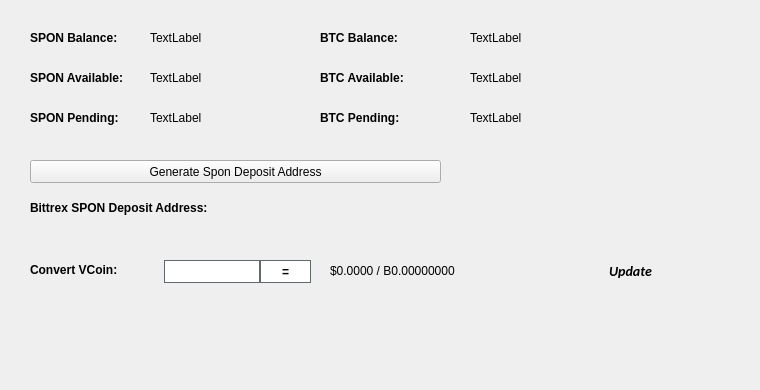
   <widget class="QWidget" name="BalanceTab">
    <attribute name="title">
     <string>Balance</string>
    </attribute>
    <widget class="QLabel" name="BitcoinBalanceLabel">
     <property name="geometry">
      <rect>
       <x>470</x>
       <y>30</y>
       <width>150</width>
       <height>16</height>
      </rect>
     </property>
     <property name="text">
      <string>TextLabel</string>
     </property>
    </widget>
    <widget class="QLabel" name="SPONBalanceLabel">
     <property name="geometry">
      <rect>
       <x>150</x>
       <y>30</y>
       <width>150</width>
       <height>16</height>
      </rect>
     </property>
     <property name="text">
      <string>TextLabel</string>
     </property>
    </widget>
    <widget class="QLabel" name="label_11">
     <property name="geometry">
      <rect>
       <x>30</x>
       <y>30</y>
       <width>101</width>
       <height>16</height>
      </rect>
     </property>
     <property name="font">
      <font>
       <weight>75</weight>
       <bold>true</bold>
      </font>
     </property>
     <property name="text">
      <string>SPON Balance:</string>
     </property>
    </widget>
    <widget class="QLabel" name="label_12">
     <property name="geometry">
      <rect>
       <x>320</x>
       <y>30</y>
       <width>101</width>
       <height>16</height>
      </rect>
     </property>
     <property name="font">
      <font>
       <weight>75</weight>
       <bold>true</bold>
      </font>
     </property>
     <property name="text">
      <string>BTC Balance:</string>
     </property>
    </widget>
    <widget class="QLabel" name="SPONAvailableLabel_2">
     <property name="geometry">
      <rect>
       <x>150</x>
       <y>70</y>
       <width>150</width>
       <height>16</height>
      </rect>
     </property>
     <property name="text">
      <string>TextLabel</string>
     </property>
    </widget>
    <widget class="QLabel" name="label_13">
     <property name="geometry">
      <rect>
       <x>30</x>
       <y>70</y>
       <width>111</width>
       <height>16</height>
      </rect>
     </property>
     <property name="font">
      <font>
       <weight>75</weight>
       <bold>true</bold>
      </font>
     </property>
     <property name="text">
      <string>SPON Available:</string>
     </property>
    </widget>
    <widget class="QLabel" name="label_14">
     <property name="geometry">
      <rect>
       <x>30</x>
       <y>110</y>
       <width>101</width>
       <height>16</height>
      </rect>
     </property>
     <property name="font">
      <font>
       <weight>75</weight>
       <bold>true</bold>
      </font>
     </property>
     <property name="text">
      <string>SPON Pending:</string>
     </property>
    </widget>
    <widget class="QLabel" name="SPONPendingLabel">
     <property name="geometry">
      <rect>
       <x>150</x>
       <y>110</y>
       <width>150</width>
       <height>16</height>
      </rect>
     </property>
     <property name="text">
      <string>TextLabel</string>
     </property>
    </widget>
    <widget class="QLabel" name="label_15">
     <property name="geometry">
      <rect>
       <x>320</x>
       <y>70</y>
       <width>111</width>
       <height>16</height>
      </rect>
     </property>
     <property name="font">
      <font>
       <weight>75</weight>
       <bold>true</bold>
      </font>
     </property>
     <property name="text">
      <string>BTC Available:</string>
     </property>
    </widget>
    <widget class="QLabel" name="BitcoinAvailableLabel">
     <property name="geometry">
      <rect>
       <x>470</x>
       <y>70</y>
       <width>150</width>
       <height>16</height>
      </rect>
     </property>
     <property name="text">
      <string>TextLabel</string>
     </property>
    </widget>
    <widget class="QLabel" name="label_31">
     <property name="geometry">
      <rect>
       <x>320</x>
       <y>110</y>
       <width>111</width>
       <height>16</height>
      </rect>
     </property>
     <property name="font">
      <font>
       <weight>75</weight>
       <bold>true</bold>
      </font>
     </property>
     <property name="text">
      <string>BTC Pending:</string>
     </property>
    </widget>
    <widget class="QLabel" name="BitcoinPendingLabel">
     <property name="geometry">
      <rect>
       <x>470</x>
       <y>110</y>
       <width>150</width>
       <height>16</height>
      </rect>
     </property>
     <property name="text">
      <string>TextLabel</string>
     </property>
    </widget>
    <widget class="QLabel" name="label_33">
     <property name="geometry">
      <rect>
       <x>30</x>
       <y>200</y>
       <width>221</width>
       <height>16</height>
      </rect>
     </property>
     <property name="font">
      <font>
       <weight>75</weight>
       <bold>true</bold>
      </font>
     </property>
     <property name="text">
      <string>Bittrex SPON Deposit Address:</string>
     </property>
    </widget>
    <widget class="QPushButton" name="GenDepositBTN">
     <property name="geometry">
      <rect>
       <x>30</x>
       <y>160</y>
       <width>411</width>
       <height>23</height>
      </rect>
     </property>
     <property name="text">
      <string>Generate Spon Deposit Address</string>
     </property>
     <property name="icon">
      <iconset resource="../spon.qrc">
       <normaloff>:/icons/bitcoin</normaloff>:/icons/bitcoin</iconset>
     </property>
    </widget>
    <widget class="QLabel" name="DepositAddressLabel">
     <property name="geometry">
      <rect>
       <x>200</x>
       <y>200</y>
       <width>261</width>
       <height>16</height>
      </rect>
     </property>
     <property name="palette">
      <palette>
       <active>
        <colorrole role="WindowText">
         <brush brushstyle="SolidPattern">
          <color alpha="255">
           <red>0</red>
           <green>0</green>
           <blue>0</blue>
          </color>
         </brush>
        </colorrole>
        <colorrole role="Text">
         <brush brushstyle="SolidPattern">
          <color alpha="255">
           <red>0</red>
           <green>0</green>
           <blue>255</blue>
          </color>
         </brush>
        </colorrole>
       </active>
       <inactive>
        <colorrole role="WindowText">
         <brush brushstyle="SolidPattern">
          <color alpha="255">
           <red>0</red>
           <green>0</green>
           <blue>0</blue>
          </color>
         </brush>
        </colorrole>
        <colorrole role="Text">
         <brush brushstyle="SolidPattern">
          <color alpha="255">
           <red>0</red>
           <green>0</green>
           <blue>255</blue>
          </color>
         </brush>
        </colorrole>
       </inactive>
       <disabled>
        <colorrole role="WindowText">
         <brush brushstyle="SolidPattern">
          <color alpha="255">
           <red>120</red>
           <green>120</green>
           <blue>120</blue>
          </color>
         </brush>
        </colorrole>
        <colorrole role="Text">
         <brush brushstyle="SolidPattern">
          <color alpha="255">
           <red>120</red>
           <green>120</green>
           <blue>120</blue>
          </color>
         </brush>
        </colorrole>
       </disabled>
      </palette>
     </property>
     <property name="font">
      <font>
       <weight>75</weight>
       <bold>true</bold>
      </font>
     </property>
     <property name="text">
      <string/>
     </property>
     <property name="alignment">
      <set>Qt::AlignRight|Qt::AlignTrailing|Qt::AlignVCenter</set>
     </property>
     <property name="textInteractionFlags">
      <set>Qt::LinksAccessibleByMouse|Qt::TextSelectableByKeyboard|Qt::TextSelectableByMouse</set>
     </property>
    </widget>
    <widget class="QLabel" name="label_8">
     <property name="geometry">
      <rect>
       <x>460</x>
       <y>300</y>
       <width>281</width>
       <height>81</height>
      </rect>
     </property>
     <property name="text">
      <string/>
     </property>
     <property name="pixmap">
      <pixmap>:/images/bittrex</pixmap>
     </property>
    </widget>
    <widget class="QWidget" name="widgetConversion" native="true">
     <property name="geometry">
      <rect>
       <x>0</x>
       <y>250</y>
       <width>751</width>
       <height>43</height>
      </rect>
     </property>
     <property name="minimumSize">
      <size>
       <width>0</width>
       <height>43</height>
      </size>
     </property>
     <property name="styleSheet">
      <string notr="true"/>
     </property>
     <widget class="QPushButton" name="btnUpdateMarketData">
      <property name="geometry">
       <rect>
        <x>575</x>
        <y>0</y>
        <width>111</width>
        <height>41</height>
       </rect>
      </property>
      <property name="sizePolicy">
       <sizepolicy hsizetype="Expanding" vsizetype="Expanding">
        <horstretch>0</horstretch>
        <verstretch>0</verstretch>
       </sizepolicy>
      </property>
      <property name="font">
       <font>
        <family>calibri</family>
        <pointsize>-1</pointsize>
        <weight>75</weight>
        <italic>true</italic>
        <bold>true</bold>
       </font>
      </property>
      <property name="styleSheet">
       <string notr="true">margin:0px;text-align:center;padding:2px;border-radius:3px;font-style:italic;width:100px;font-size:14px;font-family:calibri;font-weight:600;</string>
      </property>
      <property name="text">
       <string>Update</string>
      </property>
      <property name="iconSize">
       <size>
        <width>150</width>
        <height>35</height>
       </size>
      </property>
      <property name="autoDefault">
       <bool>true</bool>
      </property>
      <property name="default">
       <bool>true</bool>
      </property>
     </widget>
     <widget class="QLabel" name="lblConvertVCoin">
      <property name="geometry">
       <rect>
        <x>30</x>
        <y>10</y>
        <width>131</width>
        <height>20</height>
       </rect>
      </property>
      <property name="styleSheet">
       <string notr="true"/>
      </property>
      <property name="text">
       <string>&lt;html&gt;&lt;head/&gt;&lt;body&gt;&lt;p&gt;&lt;span style=&quot; font-weight:600;&quot;&gt;Convert VCoin:&lt;/span&gt;&lt;/p&gt;&lt;/body&gt;&lt;/html&gt;</string>
      </property>
     </widget>
     <widget class="QLineEdit" name="txtConvertVCoinQty">
      <property name="geometry">
       <rect>
        <x>160</x>
        <y>10</y>
        <width>100</width>
        <height>23</height>
       </rect>
      </property>
      <property name="minimumSize">
       <size>
        <width>100</width>
        <height>23</height>
       </size>
      </property>
      <property name="maximumSize">
       <size>
        <width>100</width>
        <height>16777215</height>
       </size>
      </property>
      <property name="styleSheet">
       <string notr="true">border: 1px solid #61696c;margin-left:4px;</string>
      </property>
     </widget>
     <widget class="QPushButton" name="btnConvertSpon">
      <property name="geometry">
       <rect>
        <x>260</x>
        <y>10</y>
        <width>51</width>
        <height>23</height>
       </rect>
      </property>
      <property name="minimumSize">
       <size>
        <width>0</width>
        <height>23</height>
       </size>
      </property>
      <property name="styleSheet">
       <string notr="true">border:1px solid #61696c;background:white;font-weight:600;</string>
      </property>
      <property name="text">
       <string>=</string>
      </property>
     </widget>
     <widget class="QLabel" name="lblConvertVCoinResults">
      <property name="geometry">
       <rect>
        <x>330</x>
        <y>0</y>
        <width>201</width>
        <height>41</height>
       </rect>
      </property>
      <property name="styleSheet">
       <string notr="true"/>
      </property>
      <property name="text">
       <string>$0.0000 / B0.00000000</string>
      </property>
     </widget>
     <widget class="QLabel" name="iconOverviewUpdateWait">
      <property name="geometry">
       <rect>
        <x>670</x>
        <y>10</y>
        <width>24</width>
        <height>24</height>
       </rect>
      </property>
      <property name="text">
       <string/>
      </property>
      <property name="pixmap">
       <pixmap resource="../spon.qrc">:/icons/transaction_1</pixmap>
      </property>
      <property name="scaledContents">
       <bool>true</bool>
      </property>
      <property name="alignment">
       <set>Qt::AlignCenter</set>
      </property>
     </widget>
    </widget>
   </widget>
